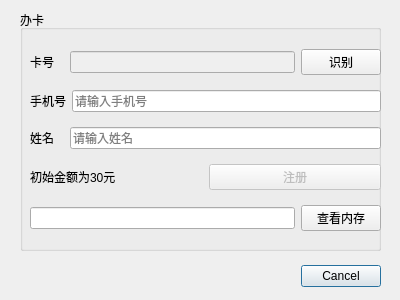
<?xml version="1.0" encoding="UTF-8"?>
<ui version="4.0">
 <class>regisit_dialog</class>
 <widget class="QDialog" name="regisit_dialog">
  <property name="geometry">
   <rect>
    <x>0</x>
    <y>0</y>
    <width>400</width>
    <height>300</height>
   </rect>
  </property>
  <property name="windowTitle">
   <string>Dialog</string>
  </property>
  <widget class="QDialogButtonBox" name="buttonBox">
   <property name="geometry">
    <rect>
     <x>40</x>
     <y>260</y>
     <width>341</width>
     <height>32</height>
    </rect>
   </property>
   <property name="orientation">
    <enum>Qt::Horizontal</enum>
   </property>
   <property name="standardButtons">
    <set>QDialogButtonBox::Cancel</set>
   </property>
  </widget>
  <widget class="QGroupBox" name="groupBox">
   <property name="geometry">
    <rect>
     <x>20</x>
     <y>10</y>
     <width>361</width>
     <height>241</height>
    </rect>
   </property>
   <property name="title">
    <string>办卡</string>
   </property>
   <widget class="QWidget" name="horizontalLayoutWidget">
    <property name="geometry">
     <rect>
      <x>10</x>
      <y>30</y>
      <width>351</width>
      <height>201</height>
     </rect>
    </property>
    <layout class="QVBoxLayout" name="verticalLayout">
     <item>
      <layout class="QHBoxLayout" name="horizontalLayout_2">
       <item>
        <widget class="QLabel" name="label">
         <property name="text">
          <string>卡号   </string>
         </property>
        </widget>
       </item>
       <item>
        <widget class="QLineEdit" name="id_line">
         <property name="enabled">
          <bool>false</bool>
         </property>
        </widget>
       </item>
       <item>
        <widget class="QPushButton" name="concern_btn">
         <property name="text">
          <string>识别</string>
         </property>
        </widget>
       </item>
      </layout>
     </item>
     <item>
      <layout class="QHBoxLayout" name="horizontalLayout">
       <item>
        <widget class="QLabel" name="label_2">
         <property name="text">
          <string>手机号</string>
         </property>
        </widget>
       </item>
       <item>
        <widget class="QLineEdit" name="phone_edit">
         <property name="acceptDrops">
          <bool>false</bool>
         </property>
         <property name="maxLength">
          <number>11</number>
         </property>
         <property name="placeholderText">
          <string>请输入手机号</string>
         </property>
        </widget>
       </item>
      </layout>
     </item>
     <item>
      <layout class="QHBoxLayout" name="horizontalLayout_3">
       <item>
        <widget class="QLabel" name="label_3">
         <property name="text">
          <string>姓名   </string>
         </property>
        </widget>
       </item>
       <item>
        <widget class="QLineEdit" name="name_edit">
         <property name="maxLength">
          <number>10</number>
         </property>
         <property name="placeholderText">
          <string>请输入姓名</string>
         </property>
        </widget>
       </item>
      </layout>
     </item>
     <item>
      <layout class="QHBoxLayout" name="horizontalLayout_4">
       <item>
        <widget class="QLabel" name="label_4">
         <property name="text">
          <string>初始金额为30元</string>
         </property>
        </widget>
       </item>
       <item>
        <widget class="QPushButton" name="regist_btn">
         <property name="enabled">
          <bool>false</bool>
         </property>
         <property name="text">
          <string>注册</string>
         </property>
        </widget>
       </item>
      </layout>
     </item>
     <item>
      <layout class="QHBoxLayout" name="horizontalLayout_5">
       <item>
        <widget class="QLineEdit" name="mem_line">
         <property name="readOnly">
          <bool>false</bool>
         </property>
        </widget>
       </item>
       <item>
        <widget class="QPushButton" name="read_btn">
         <property name="text">
          <string>查看内存</string>
         </property>
        </widget>
       </item>
      </layout>
     </item>
    </layout>
   </widget>
   <zorder>horizontalLayoutWidget</zorder>
   <zorder>lineEdit</zorder>
  </widget>
 </widget>
 <resources/>
 <connections>
  <connection>
   <sender>buttonBox</sender>
   <signal>accepted()</signal>
   <receiver>regisit_dialog</receiver>
   <slot>accept()</slot>
   <hints>
    <hint type="sourcelabel">
     <x>248</x>
     <y>254</y>
    </hint>
    <hint type="destinationlabel">
     <x>157</x>
     <y>274</y>
    </hint>
   </hints>
  </connection>
  <connection>
   <sender>buttonBox</sender>
   <signal>rejected()</signal>
   <receiver>regisit_dialog</receiver>
   <slot>reject()</slot>
   <hints>
    <hint type="sourcelabel">
     <x>316</x>
     <y>260</y>
    </hint>
    <hint type="destinationlabel">
     <x>286</x>
     <y>274</y>
    </hint>
   </hints>
  </connection>
 </connections>
</ui>
